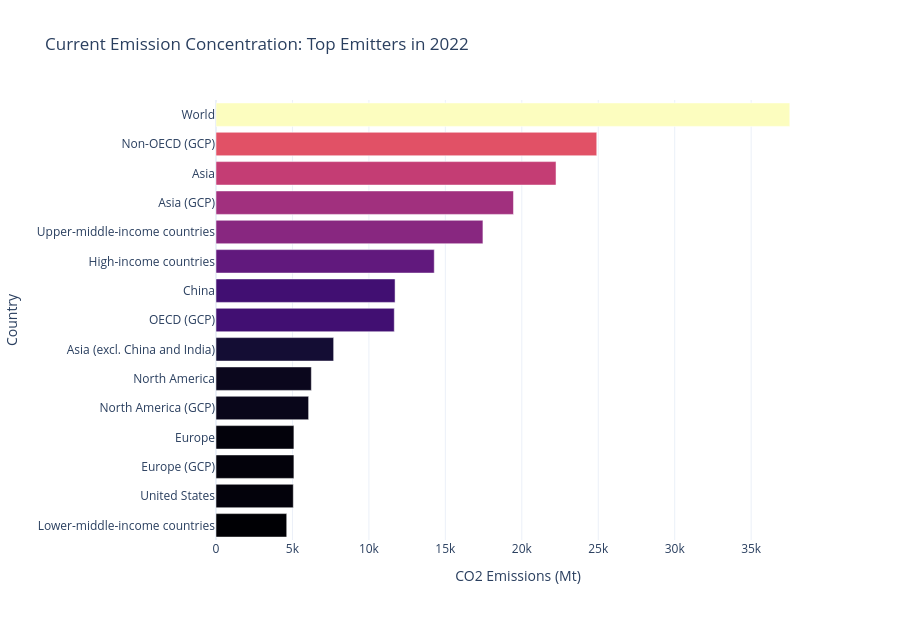

Notebook source saved alongside this figure:
### Markdown cell above
### Chart 4. Emissions Remain Concentrated in a Small Country Group
Observed pattern: A limited number of economies still account for a dominant share of current emissions.
WHY: Large industrial systems, transport demand, and legacy fossil infrastructure create scale effects.
IMPLICATION: Global progress depends heavily on transition outcomes in high-volume emitters.

### Code cell
top_emitters = latest_df.nlargest(15, 'co2').copy()

top_emitters = top_emitters.sort_values('co2', ascending=True)

fig = px.bar(
    top_emitters,
    x='co2',
    y='country',
    orientation='h',
    color='co2',
    color_continuous_scale='Magma',
    title=f'Current Emission Concentration: Top Emitters in {latest_year}',
    labels={
        'co2': 'CO2 Emissions (Mt)',
        'country': 'Country'
    },
    hover_data={
        'year': True,
        'co2': ':.2f',
        'co2_per_capita': ':.2f',
        'gdp_per_capita_final': ':.2f',
        'renewable_share_final': ':.2f',
        'region': True
    }
)

fig.update_layout(
    template='plotly_white',
    height=620,
    coloraxis_showscale=False
)

fig.show()

### Figure 1 — Plotly figure (JSON) as saved in the notebook; plotly's stock layout.template omitted (floating-point values rounded to 4 significant figures)
{"data": [{"customdata": [[2022, 1.52, 25.26, 24.13, "Other"], [2022, 14.8, 57080.0, 10.42, "Americas"], [2022, 3.187, 10890.0, 24.13, "Other"], [2022, 6.813, 102.8, 24.13, "Other"], [2022, 3.187, 10890.0, 24.13, "Other"], [2022, 10.39, 127.2, 24.13, "Other"], [2022, 4.059, 10890.0, 24.13, "Other"], [2022, 3.187, 10890.0, 24.13, "Other"], [2022, 8.218, 18920.0, 14.45, "Asia"], [2022, 10.15, 54.53, 24.13, "Other"], [2022, 6.131, 27.0, 24.13, "Other"], [2022, 3.187, 10890.0, 24.13, "Other"], [2022, 4.685, 16.2, 24.13, "Other"], [2022, 3.187, 10890.0, 24.13, "Other"], [2022, 4.678, 16220.0, 24.13, "Other"]], "hovertemplate": "CO2 Emissions (Mt)=%{marker.color:.2f}<br>Country=%{y}<br>year=%{customdata[0]}<br>co2_per_capita=%{customdata[1]:.2f}<br>gdp_per_capita_final=%{customdata[2]:.2f}<br>renewable_share_final=%{customdata[3]:.2f}<br>region=%{customdata[4]}<extra></extra>", "legendgroup": "", "marker": {"color": [4626.0, 5055.0, 5096.0, 5096.0, 6058.0, 6236.0, 7695.0, 11660.0, 11710.0, 14270.0, 17460.0, 19460.0, 22240.0, 24900.0, 37530.0], "coloraxis": "coloraxis", "pattern": {"shape": ""}}, "name": "", "orientation": "h", "showlegend": false, "textposition": "auto", "type": "bar", "x": [4626.0, 5055.0, 5096.0, 5096.0, 6058.0, 6236.0, 7695.0, 11660.0, 11710.0, 14270.0, 17460.0, 19460.0, 22240.0, 24900.0, 37530.0], "xaxis": "x", "y": ["Lower-middle-income countries", "United States", "Europe (GCP)", "Europe", "North America (GCP)", "North America", "Asia (excl. China and India)", "OECD (GCP)", "China", "High-income countries", "Upper-middle-income countries", "Asia (GCP)", "Asia", "Non-OECD (GCP)", "World"], "yaxis": "y"}], "layout": {"barmode": "relative", "coloraxis": {"colorbar": {"title": {"text": "CO2 Emissions (Mt)"}}, "colorscale": [[0, "#000004"], [0.1111, "#180f3d"], [0.2222, "#440f76"], [0.3333, "#721f81"], [0.4444, "#9e2f7f"], [0.5556, "#cd4071"], [0.6667, "#f1605d"], [0.7778, "#fd9668"], [0.8889, "#feca8d"], [1, "#fcfdbf"]], "showscale": false}, "height": 620, "legend": {"tracegroupgap": 0}, "title": {"text": "Current Emission Concentration: Top Emitters in 2022"}, "xaxis": {"anchor": "y", "domain": [0, 1], "title": {"text": "CO2 Emissions (Mt)"}}, "yaxis": {"anchor": "x", "domain": [0, 1], "title": {"text": "Country"}}}}
